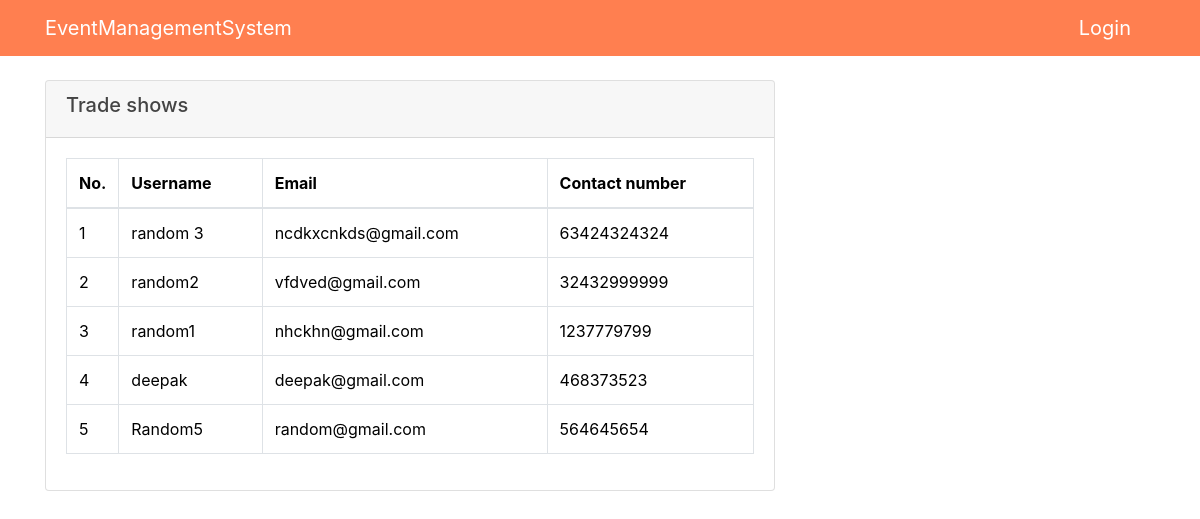
/2/participant/, run on the app's committed database.
### Events/models.py (models this page shows, shortened)
class Event(models.Model):
    name = models.CharField(max_length=200)
    description = models.TextField(null=True, blank=True)
    start_date = models.DateTimeField(null=True)
    end_date = models.DateTimeField(null=True)
    registration_deadline = models.DateTimeField(null=True)
    updated = models.DateTimeField(auto_now=True)
    location = models.CharField(null=True,max_length=100)
    participant = models.ManyToManyField(RegisteredUser,blank=True)
    class Meta:
        ordering = ['-end_date']

class RegisteredUser(models.Model):
    name = models.CharField(max_length=200)
    email = models.EmailField(unique=True, null=True)
    phone_number = models.CharField(max_length=12)

### Events/views.py (the view)
# urls.py: path('<int:pk>/participant/', views.participants, name='event-participant'),
def participants(request,pk):
    event = Event.objects.get(id=pk)
    return render(request, 'Events/participant.html', {'event': event})

### Events/templates/Events/participant.html
{% extends "Events/main.html" %}
{% block content %}
    <div class="row">
        <div class="col-md-12">
            <div class="card">
                <div class="card-header">
                    <div class="row">
                        <div class="col-md-9">
                            <h5>{{ event.name}}</h5>
                        </div>
                        <div class="col-md-3">
                        </div>
                    </div>
                </div>
                <div class="card-body">
                    <table class="table table-bordered">
                        <thead>
                          <tr>
                            <th style="width: 10px">No.</th>
                            <th>Username</th>
                            <th>Email</th>
                            <th>Contact number</th>
                          </tr>
                        </thead>
                        <tbody>
                            {% for user in event.participant.all %}
                                <tr role="row">
                                    <td>{{ forloop.counter }}</td>
                                    <td>
                                       {{user.name}}
                                    </td>
                                    <td>{{user.email}}</td>
                                    <td>{{ user.phone_number }}</td>
                                </tr>
                            {% endfor %}
                        </tbody>
                      </table>
                </div>
            </div>
        </div>
    </div>
{% endblock content %}

### Events/templates/Events/main.html (shortened to what this page needs)
{% load static %}
<!DOCTYPE html>
<html>
<head>
    <link rel="stylesheet" href="https://maxcdn.bootstrapcdn.com/bootstrap/4.0.0/css/bootstrap.min.css">
    <link rel="stylesheet" type="text/css" href="{% static 'Events/main.css' %}">
</head>
<body>
    <header class="site-header">
      <nav class="navbar navbar-expand-md navbar-dark bg-steel fixed-top">
        <div class="container">
          <a class="navbar-brand mr-4" href="{% url 'event-index' %}">EventManagementSystem</a>
          <div class="collapse navbar-collapse" id="navbarToggle">
            <div class="navbar-nav">
              {% if user.is_authenticated %}
                <a class="navbar-brand mr-4" href="{% url 'event-create' %}">New-event</a>
                <a class="navbar-brand mr-4" href="{% url 'signup' %}">Add-user</a>
                <a class="navbar-brand mr-4" href="{% url 'logout' %}">Logout</a>
              {% else %}
                <a class="navbar-brand mr-4" href="{% url 'login' %}">Login</a>
              {% endif %}
            </div>
          </div>
        </div>
      </nav>
    </header>
    <main role="main" class="container">
      <div class="row">
        <div class="col-md-8">
          {% block content %}{% endblock %}
        </div>
      </div>
    </main>
</body>
</html>

### Events/static/Events/main.css (style rules this page uses)
body { background: white; color: black; margin-top: 5rem; }
h1, h2, h3, h4, h5, h6 { color: #444444; }
.bg-steel { background-color: coral; }

### data on the page
Event: name "Trade shows"
RegisteredUser: name "random 3", email "ncdkxcnkds@gmail.com", phone_number "63424324324"
RegisteredUser: name "random2", email "vfdved@gmail.com", phone_number "32432999999"
RegisteredUser: name "random1", email "nhckhn@gmail.com", phone_number "1237779799"
RegisteredUser: name "deepak", email "deepak@gmail.com", phone_number "468373523"
RegisteredUser: name "Random5", email "random@gmail.com", phone_number "564645654"
